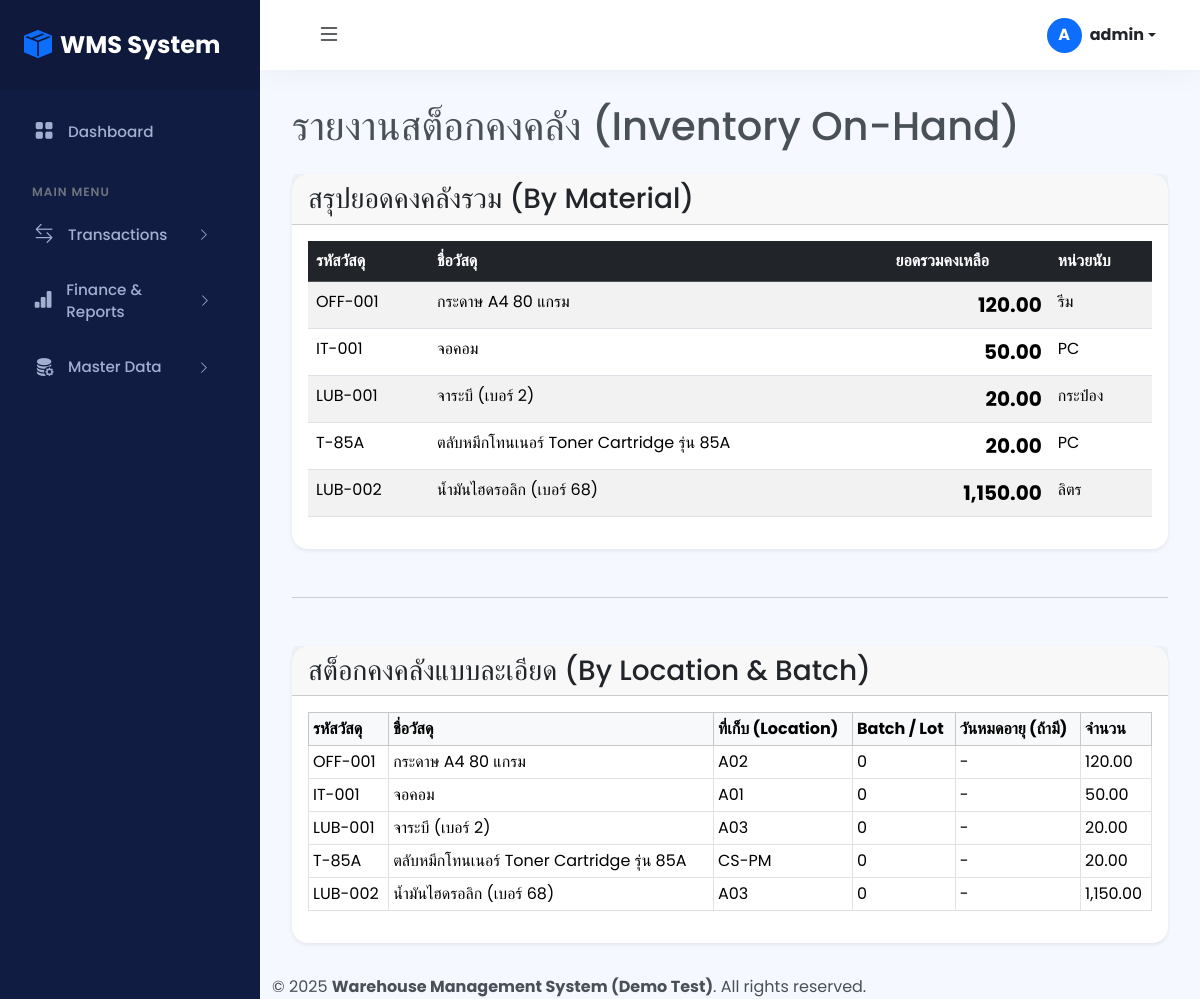
The app's page /admin/report_stock.php (signed in) with its own data.
### tables this page shows
CREATE TABLE `inventory` (
  `id` int(11) NOT NULL,
  `material_id` int(11) NOT NULL,
  `location_id` int(11) NOT NULL,
  `quantity` decimal(10,2) NOT NULL DEFAULT 0.00,
  `quantity_reserved` decimal(10,2) NOT NULL DEFAULT 0.00,
  `batch_number` varchar(100) DEFAULT NULL,
  `expiry_date` date DEFAULT NULL,
  `last_updated` timestamp NOT NULL DEFAULT current_timestamp() ON UPDATE current_timestamp()
);

CREATE TABLE `materials` (
  `id` int(11) NOT NULL,
  `item_code` varchar(50) NOT NULL,
  `name` varchar(255) NOT NULL,
  `description` text DEFAULT NULL,
  `unit` varchar(20) NOT NULL,
  `image_path` varchar(255) DEFAULT NULL COMMENT 'พาทเก็บรูปภาพสินค้า',
  `drawing_file_path` varchar(255) DEFAULT NULL COMMENT 'พาทเก็บไฟล์ Drawing (PDF, DWG)',
  `min_stock_level` decimal(10,2) DEFAULT 0.00,
  `max_stock_level` decimal(10,2) DEFAULT 0.00,
  `default_location_id` int(11) DEFAULT NULL,
  `status` enum('Active','InActive','Obsolete') NOT NULL DEFAULT 'Active',
  `category_id` int(11) DEFAULT NULL COMMENT 'FK ไปตาราง material_categories',
  `preferred_supplier_id` int(11) DEFAULT NULL COMMENT 'FK ไปตาราง suppliers',
  `lead_time_days` int(3) DEFAULT 0 COMMENT 'ระยะเวลาที่ใช้ในการสั่งซื้อ (วัน)',
  `is_serial_tracking` tinyint(1) NOT NULL DEFAULT 0 COMMENT '1=คุม Serial, 0=ไม่คุม'
);

CREATE TABLE `locations` (
  `id` int(11) NOT NULL,
  `location_code` varchar(50) NOT NULL,
  `description` varchar(255) DEFAULT NULL
);

### admin/report_stock.php (the view, shortened to what this page needs)
<?php
require_once '../includes/header.php';
$sql_total = "SELECT
                m.item_code,
                m.name,
                m.unit,
                SUM(i.quantity) AS total_quantity
              FROM inventory i
              JOIN materials m ON i.material_id = m.id
              WHERE i.quantity > 0
              GROUP BY i.material_id, m.item_code, m.name, m.unit
              ORDER BY m.name ASC";
$total_result = $conn->query($sql_total);
$sql_detail = "SELECT
                 m.item_code,
                 m.name,
                 l.location_code,
                 i.batch_number,
                 i.quantity,
                 i.expiry_date
               FROM inventory i
               JOIN materials m ON i.material_id = m.id
               JOIN locations l ON i.location_id = l.id
               WHERE i.quantity > 0
               ORDER BY m.name ASC, l.location_code ASC, i.batch_number ASC";
$detail_result = $conn->query($sql_detail);
?>
<h1 class="mb-4">รายงานสต็อกคงคลัง (Inventory On-Hand)</h1>
<div class="card shadow-sm mb-4">
    <div class="card-header">
        <h3 class="mb-0">สรุปยอดคงคลังรวม (By Material)</h3>
    </div>
    <div class="card-body">
        <div class="table-responsive">
            <table class="table table-striped table-hover">
                <thead class="table-dark">
                    <tr>
                        <th>รหัสวัสดุ</th>
                        <th>ชื่อวัสดุ</th>
                        <th>ยอดรวมคงเหลือ</th>
                        <th>หน่วยนับ</th>
                    </tr>
                </thead>
                <tbody>
                    <?php if ($total_result->num_rows > 0): ?>
                        <?php while($row = $total_result->fetch_assoc()): ?>
                            <tr>
                                <td><?php echo htmlspecialchars($row['item_code']); ?></td>
                                <td><?php echo htmlspecialchars($row['name']); ?></td>
                                <td class="fw-bold fs-5 text-end"><?php echo number_format($row['total_quantity'], 2); ?></td>
                                <td><?php echo htmlspecialchars($row['unit']); ?></td>
                            </tr>
                        <?php endwhile; ?>
                    <?php else: ?>
                        <tr>
                            <td colspan="4" class="text-center text-muted">ไม่พบข้อมูลสต็อก</td>
                        </tr>
                    <?php endif; ?>
                </tbody>
            </table>
        </div>
    </div>
</div>
<hr class="my-5">
<div class="card shadow-sm">
    <div class="card-header">
        <h3 class="mb-0">สต็อกคงคลังแบบละเอียด (By Location & Batch)</h3>
    </div>
    <div class="card-body">
        <div class="table-responsive">
            <table class="table table-bordered table-sm">
                <thead class="table-light">
                    <tr>
                        <th>รหัสวัสดุ</th>
                        <th>ชื่อวัสดุ</th>
                        <th>ที่เก็บ (Location)</th>
                        <th>Batch / Lot</th>
                        <th>วันหมดอายุ (ถ้ามี)</th>
                        <th>จำนวน</th>
                    </tr>
                </thead>
                <tbody>
                    <?php if ($detail_result->num_rows > 0): ?>
                        <?php while($row = $detail_result->fetch_assoc()): ?>
                            <tr>
                                <td><?php echo htmlspecialchars($row['item_code']); ?></td>
                                <td><?php echo htmlspecialchars($row['name']); ?></td>
                                <td><?php echo htmlspecialchars($row['location_code']); ?></td>
                                <td><?php echo htmlspecialchars($row['batch_number']); ?></td>
                                <td><?php echo $row['expiry_date'] ? $row['expiry_date'] : '-'; ?></td>
                                <td class_="text-end"><?php echo number_format($row['quantity'], 2); ?></td>
                            </tr>
                        <?php endwhile; ?>
                    <?php else: ?>
                        <tr>
                            <td colspan="6" class="text-center text-muted">ไม่พบข้อมูลสต็อก</td>
                        </tr>
                    <?php endif; ?>
                </tbody>
            </table>
        </div>
    </div>
</div>
<?php
require_once '../includes/footer.php';
?>

### style.css (style rules this page uses)
:root { --sidebar-bg: #111c43; --sidebar-color: #a3aed1; --sidebar-active-bg: #1b2a59; --sidebar-active-color: #fff; --body-bg: #f5f8fe; --primary-color: #3b7ddd; --sidebar-width: 260px; --navbar-height: 70px; --card-radius: 16px; }
body { font-family: 'Poppins', sans-serif; background-color: var(--body-bg); margin: 0; overflow-x: hidden; color: #495057; }
.card { border: none; box-shadow: 0 0 0.875rem 0 rgba(33, 40, 50, 0.05); border-radius: var(--card-radius); }

### records on screen
inventory: material.item_code "OFF-001", material.name "กระดาษ A4 80 แกรม", location.location_code "A02", batch_number "0", quantity "120.00"
inventory: material.item_code "IT-001", material.name "จอคอม", location.location_code "A01", batch_number "0", quantity "50.00"
inventory: material.item_code "LUB-001", material.name "จาระบี (เบอร์ 2)", location.location_code "A03", batch_number "0", quantity "20.00"
inventory: material.item_code "T-85A", material.name "ตลับหมึกโทนเนอร์ Toner Cartridge รุ่น 85A", location.location_code "CS-PM", batch_number "0", quantity "20.00"
inventory: material.item_code "LUB-002", material.name "น้ำมันไฮดรอลิก (เบอร์ 68)", location.location_code "A03", batch_number "0", quantity "1,150.00"

### other values on screen
mb_substr($user_name, 0, 1, 'UTF-8') "A"
$user_name "admin"
$row['item_code'] "OFF-001"
$row['name'] "กระดาษ A4 80 แกรม"
$row['total_quantity'] "120.00"
$row['unit'] "รีม"
$row['item_code'] "IT-001"
$row['name'] "จอคอม"
$row['total_quantity'] "50.00"
$row['unit'] "PC"
$row['item_code'] "LUB-001"
$row['name'] "จาระบี (เบอร์ 2)"
$row['total_quantity'] "20.00"
$row['unit'] "กระป๋อง"
$row['item_code'] "T-85A"
